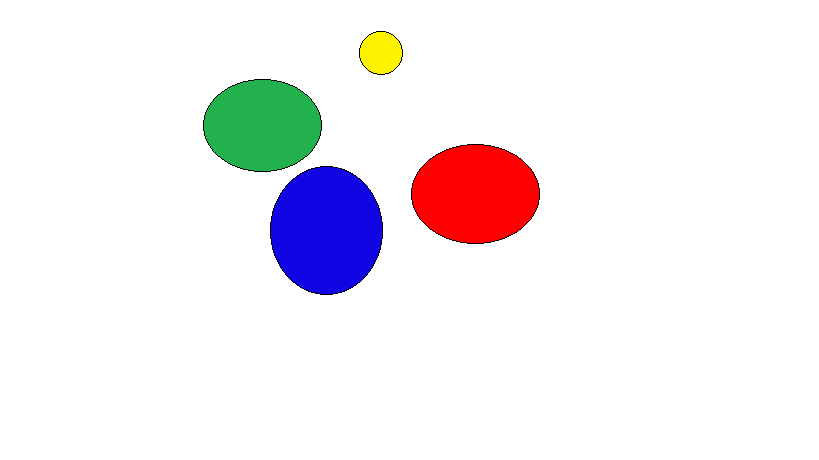
#> input picture OPEN CV/colors.png, 819 x 460 px
$ python 'object tracking.py'
#> lines starting #> are read from the running program, lines starting #| are printed output that depends on the picture; after the words box and inside, x2 and y2 are one past the last pixel; in counts of white or black regions, pixels touching at a corner belong together
import cv2 as cv
# import numpy as np

org = cv.imread('colors.png',1)
#> org is the input picture: shape (460, 819, 3); mean B, G, R 241.9, 238.5, 242.4
cv.imshow('Original',org)

hsv_img = cv.cvtColor(org,cv.COLOR_BGR2HSV)
#> hsv_img: shape (460, 819, 3); mean H, S, V 5.2, 19.5, 251.7
# lower_limit = np.array([36, 25, 25])
# upper_limit = np.array([70, 255,255])

mask = cv.inRange(hsv_img,(36, 25, 25),(70, 255,255))
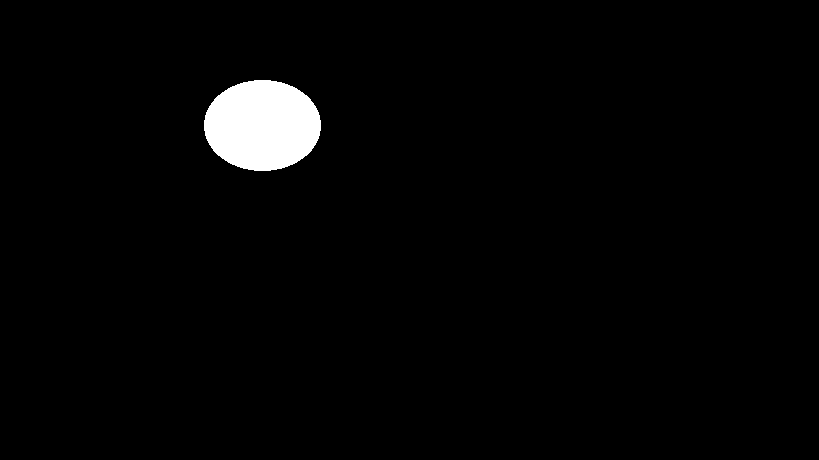
#> mask: shape (460, 819); 2.2% white; 1 white region, box (x1, y1, x2, y2) and area: (204, 80, 321, 171) 8377
cv.imshow("Masked",mask)
res_img=cv.bitwise_and(org,org,mask=mask)
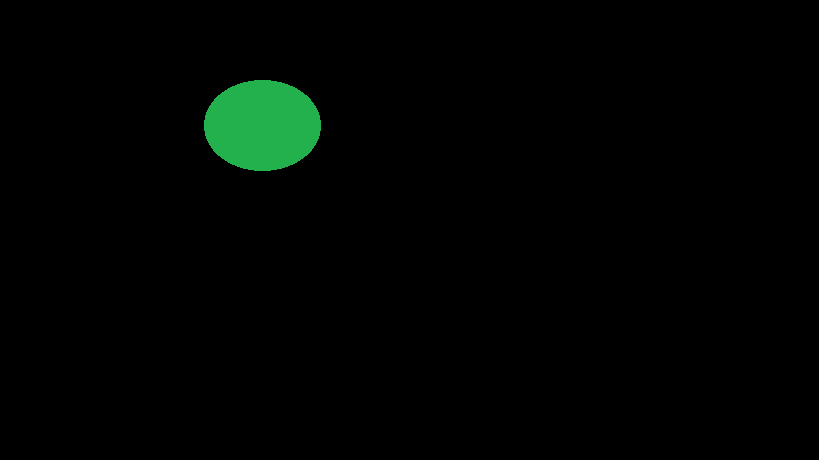
#> res_img: shape (460, 819, 3); mean B, G, R 1.7, 3.9, 0.8
cv.imshow("Residue Image",res_img)
cv.waitKey(0)
